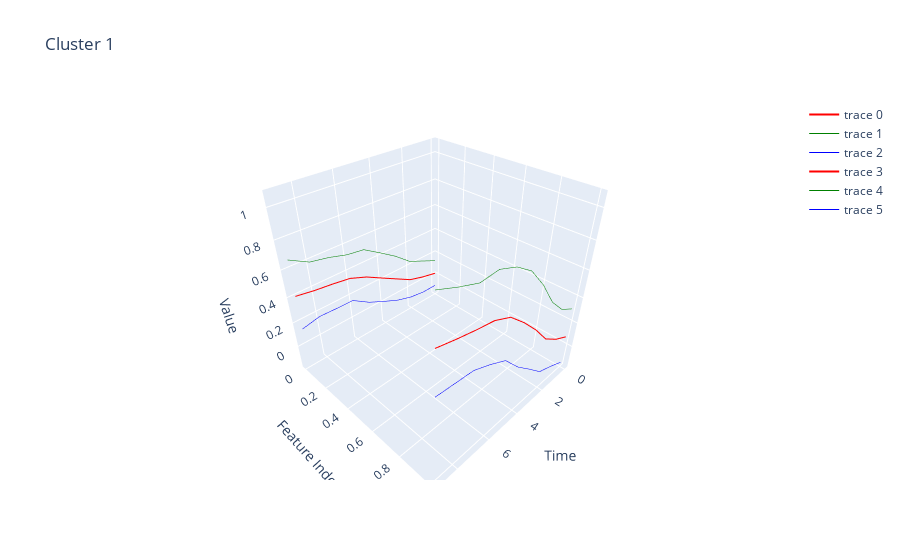

The notebook cell this image was saved under:
### Code cell
cluster_group.clusters[1].visualize_cluster()

### Figure 1 — Plotly figure (JSON) as saved in the notebook; plotly's stock layout.template omitted (floating-point values rounded to 4 significant figures)
{"data": [{"line": {"color": "red", "width": 2}, "mode": "lines", "type": "scatter3d", "x": [0, 1, 2, 3, 4, 5, 6, 7, 8, 9], "y": [0, 0, 0, 0, 0, 0, 0, 0, 0, 0], "z": [0.02057, 0.04848, 0.08562, 0.1562, 0.2273, 0.2992, 0.3508, 0.3709, 0.3867, 0.4095]}, {"line": {"color": "green", "width": 1}, "mode": "lines", "type": "scatter3d", "x": [0, 1, 2, 3, 4, 5, 6, 7, 8, 9], "y": [0, 0, 0, 0, 0, 0, 0, 0, 0, 0], "z": [0.14, 0.1955, 0.2506, 0.3524, 0.4367, 0.5174, 0.5347, 0.5715, 0.5968, 0.6699]}, {"line": {"color": "blue", "width": 1}, "mode": "lines", "type": "scatter3d", "x": [0, 1, 2, 3, 4, 5, 6, 7, 8, 9], "y": [0, 0, 0, 0, 0, 0, 0, 0, 0, 0], "z": [-0.09885, -0.09858, -0.07938, -0.04004, 0.01799, 0.08107, 0.167, 0.1704, 0.1766, 0.149]}, {"line": {"color": "red", "width": 2}, "mode": "lines", "type": "scatter3d", "x": [0, 1, 2, 3, 4, 5, 6, 7, 8, 9], "y": [1, 1, 1, 1, 1, 1, 1, 1, 1, 1], "z": [0.08351, 0.1455, 0.2319, 0.3827, 0.5126, 0.6255, 0.6812, 0.7038, 0.7317, 0.7636]}, {"line": {"color": "green", "width": 1}, "mode": "lines", "type": "scatter3d", "x": [0, 1, 2, 3, 4, 5, 6, 7, 8, 9], "y": [1, 1, 1, 1, 1, 1, 1, 1, 1, 1], "z": [0.3131, 0.3818, 0.5068, 0.6915, 0.8395, 0.9229, 0.9705, 0.9631, 1.008, 1.061]}, {"line": {"color": "blue", "width": 1}, "mode": "lines", "type": "scatter3d", "x": [0, 1, 2, 3, 4, 5, 6, 7, 8, 9], "y": [1, 1, 1, 1, 1, 1, 1, 1, 1, 1], "z": [-0.1461, -0.09082, -0.04307, 0.0739, 0.1858, 0.3282, 0.392, 0.4446, 0.4556, 0.4666]}], "layout": {"scene": {"xaxis": {"title": {"text": "Time"}}, "yaxis": {"title": {"text": "Feature Index"}}, "zaxis": {"title": {"text": "Value"}}}, "title": {"text": "Cluster 1"}}}
